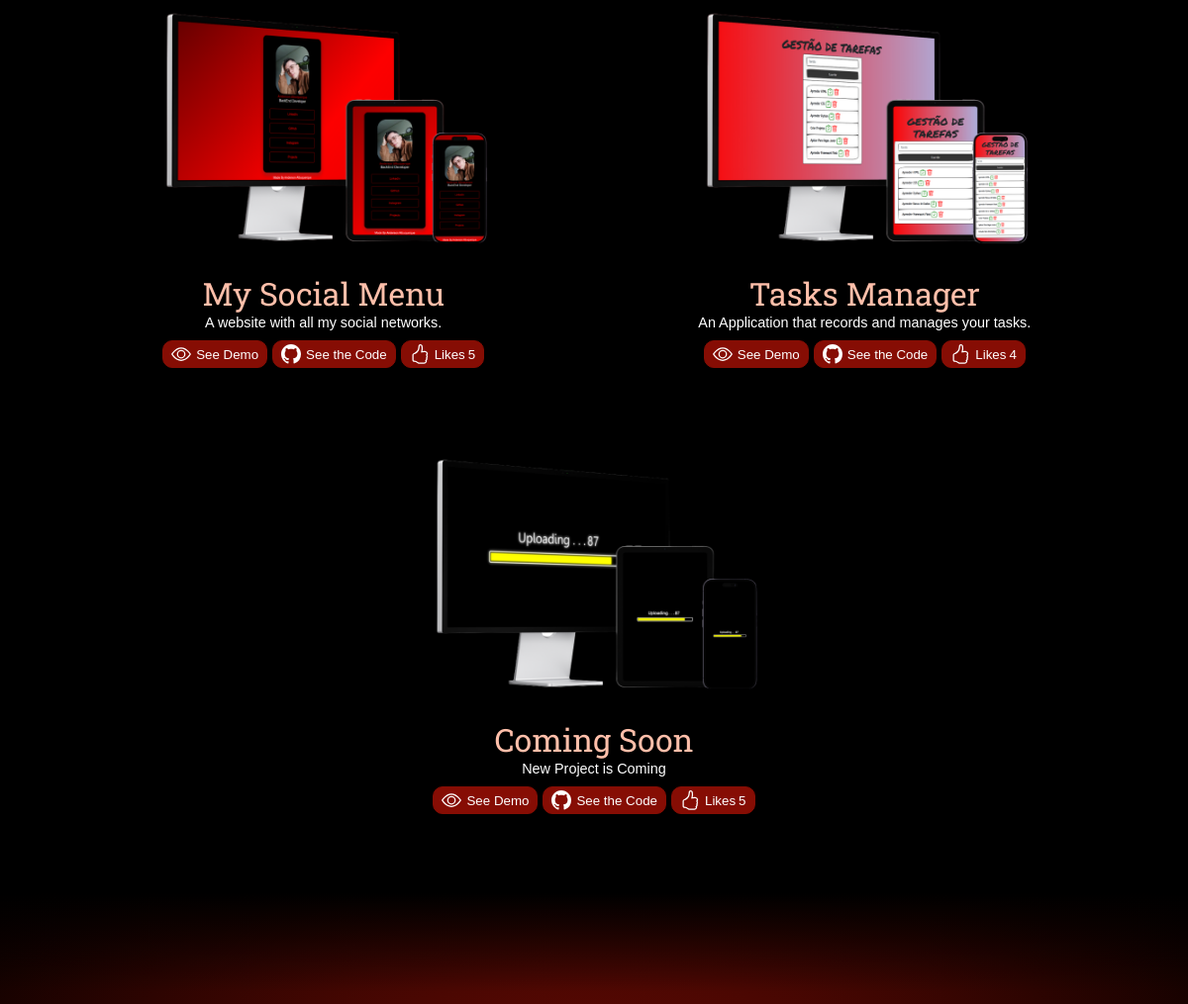
Before: / (middle part) with the older database file.
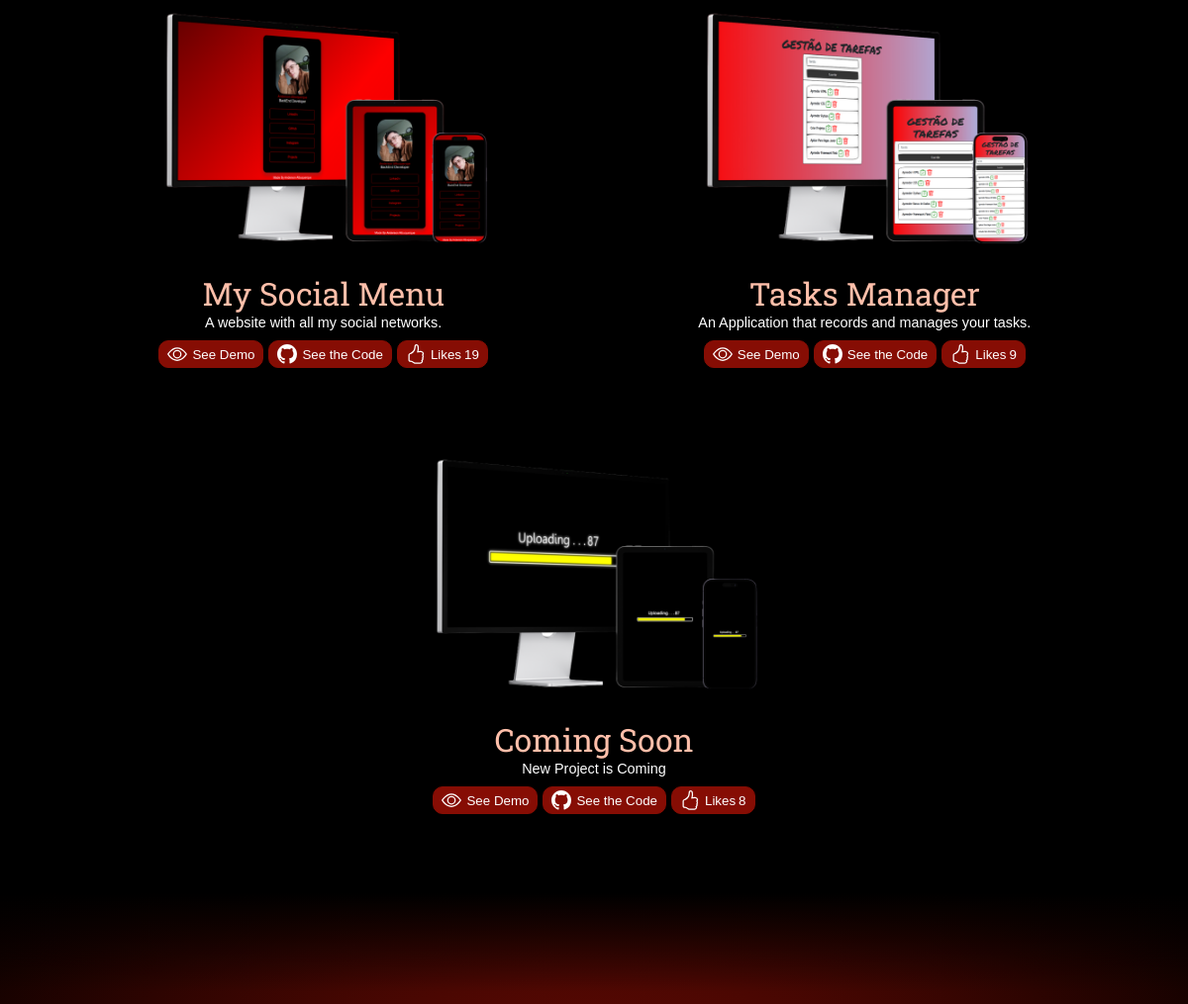
After: the same page with the newer database file.
### app/models/tables_db.py (models this page shows, shortened)
class CardProject(database.Model):
    __tablename__ = "cards"
    id = database.Column(database.Integer, primary_key=True)
    image_url = database.Column(database.String, nullable=True)
    title = database.Column(database.String, nullable=True, unique=True)
    description = database.Column(database.String, nullable=True)
    demo_url = database.Column(database.String, nullable=True)
    git_code_url = database.Column(database.String, nullable=True)
    like_count = database.Column(database.Integer, default=0)

### app/controllers/default.py (the view)
@app.route('/index')  # Initial Route to WebSite
@app.route('/')
def index():
    data_projects = CardProject.query.all()  # Here me we collect all information in database about the Card Projects
    return render_template("index.html", data_projects=data_projects)  # We render the html with the variable info

### app/templates/index.html (shortened to what this page needs)
<!DOCTYPE html>
<html lang="en">
<head>
    <link rel="stylesheet" href="{{url_for('static', filename='main.css')}}">
</head>
<body>
    <main class="my-projects-cards">
        {% for card in data_projects %}
        <div class="cards">
            <div class="card-project">
                <a href="{{ card.demo_url }}">
                <img src="{{ url_for('static', filename=card.image_url) }}" alt="image-project" class="mockup">
                <p class="text-title">{{ card.title }}</p>
                    <p class="legend">{{ card.description }}</p>
                </a>
                <div class="buttons-card">
                    <a href="{{ card.demo_url }}" class="text-link">
                        <button class="button">
                            See Demo
                        </button>
                    </a>
                    <a href="{{ card.git_code_url }}" class="text-link">
                        <button class="button">
                            See the Code
                        </button>
                    </a>
                        <button class="button likeButton" data-project-id="{{ card.id }}">
                            Likes <span id="likeCount_{{ card.id }}" class="count-number">{{ card.like_count }}</span>
                    </button>
                </div>
            </div>
        </div>
        {% endfor %}
    </main>
    <section class="about-me">
    </section>
</body>
</html>

### app/static/main.css (style rules this page uses)
* { margin: 0; padding: 0; font-family: 'Roboto Slab', serif; color: white; text-decoration: none; }
body { display: flex; flex-direction: column; align-items: center; }
.text-title { font-size: 2rem; color: #ffbfaa; }
.text-link { color: #860d04; font-family: arial; }
main { display: flex; align-items: center; justify-content: space-evenly; background: black; padding-top: 50px; min-height: 100vh; width: 100%; flex-wrap: wrap; padding: 40px 0px; }
.cards { display: flex; align-items: center; justify-content: center; width: 100%; max-width: 400px; margin: 20px; }
.mockup { width: 100%; height: auto; }
.legend { font-family: Arial; font-size: 0.9rem; }
.buttons-card { display: flex; justify-content: space-around; padding-top: 10px; }
.buttons-card a { padding-right: 5px; }
.button { display: flex; flex-direction: row; align-items: center; color: #860d04; font-family: arial; padding: 3px 8px; background: #860d04; color: #fff; border-radius: 10px; border: 1px solid #860d04; cursor: pointer; }
.button svg { background: #860d04; fill: #fff; padding-right: 5px; }
.count-number { color: #fff; font-family: arial; padding-left: 3px; }
.card-project { display: flex; flex-direction: column; align-items: center; margin: 20px; max-width: 400px; }
.card-project p { display: flex; justify-content: center; }
.card-project a { transition: transform linear 0.4s; position: relative; top: 0; }
.about-me { display: flex; flex-direction: column; align-items: center; justify-content: center; background-image: radial-gradient(circle, #860d04, #0f0100); background-size: cover; height: 100vh; width: 100%; position: relative; text-align: center; padding: 40px 0px; }
.about-me::before { content: ""; position: absolute; top: 0; left: 0; width: 100%; height: 100px; background: linear-gradient(to top, transparent, rgba(0, 0, 0, 5)); pointer-events: none; z-index: 2; }

Changed rows visible on the page:
changed CardProject "My Social Menu": like_count "5" → "19"
changed CardProject "Tasks Manager": like_count "4" → "9"
changed CardProject "Coming Soon": like_count "5" → "8"
